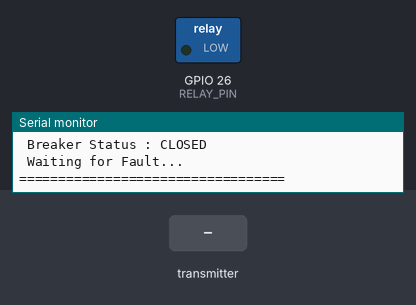
The sketch below on a simulated ESP32. Shown: switched loads named in the sketch (green lamp = pin HIGH), the last lines printed to the serial monitor. The inputs (shaded band) are chosen by the test bench.

Above: at 1.2 s.
1.3 s: the transmitter starts sending fault = 1
At 2.1 s:
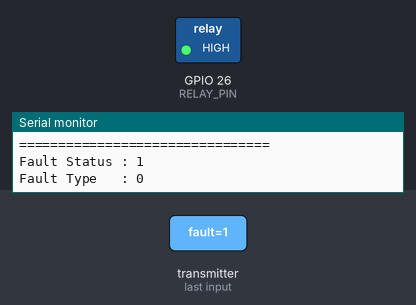
2.8 s: the transmitter starts sending fault = 0
Timing chart, 0 to 5.8 s (numbered marks = the images above; inputs shaded):
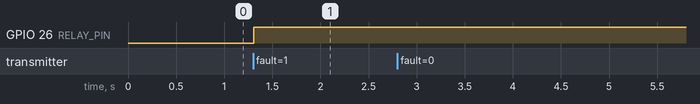

Measured:
- after the input at 1.3 s, GPIO 26 (RELAY_PIN): LOW → HIGH at once

The sketch:

breaker_unit.ino
```cpp
#include <WiFi.h>
#include <esp_now.h>

#define RELAY_PIN 26

typedef struct
{
  bool fault;
  int type;
} message;

message incomingData;

// Breaker status
bool breakerTripped = false;

// ESP-NOW Receive Callback
void onReceive(const esp_now_recv_info_t *recv_info,
               const uint8_t *data,
               int len)
{
  memcpy(&incomingData, data, sizeof(incomingData));

  Serial.println();
  Serial.println("================================");
  Serial.print("Fault Status : ");
  Serial.println(incomingData.fault);

  Serial.print("Fault Type   : ");
  Serial.println(incomingData.type);

  // Trip only once
  if (incomingData.fault && !breakerTripped)
  {
    breakerTripped = true;

    // Active LOW relay
    // HIGH = Relay OFF = Breaker TRIPPED
    digitalWrite(RELAY_PIN, HIGH);

    Serial.println("--------------------------------");
    Serial.println("BREAKER TRIPPED");

    switch (incomingData.type)
    {
      case 1:
        Serial.println("FAULT : LINE SNAP");
        break;

      case 2:
        Serial.println("FAULT : TILT DETECTED");
        break;

      case 3:
        Serial.println("FAULT : VIBRATION DETECTED");
        break;

      case 4:
        Serial.println("FAULT : OVERCURRENT");
        break;

      case 5:
        Serial.println("FAULT : MULTIPLE FAULTS");
        break;

      default:
        Serial.println("FAULT : UNKNOWN");
        break;
    }

    Serial.println();
    Serial.println(">>> Waiting for Manual Reset <<<");
    Serial.println("Restart ESP32 after inspection.");
  }
  else if (!incomingData.fault)
  {
    Serial.println("System Normal");
  }
}

void setup()
{
  Serial.begin(115200);

  pinMode(RELAY_PIN, OUTPUT);

  // Active LOW relay
  // LOW = Relay ON = Breaker Closed
  digitalWrite(RELAY_PIN, LOW);

  Serial.println();
  Serial.println("==================================");
  Serial.println(" Smart Breaker Unit Started");
  Serial.println(" Breaker Status : CLOSED");
  Serial.println(" Waiting for Fault...");
  Serial.println("==================================");

  WiFi.mode(WIFI_STA);

  if (esp_now_init() != ESP_OK)
  {
    Serial.println("ESP-NOW Initialization Failed!");
    return;
  }

  esp_now_register_recv_cb(onReceive);
}

void loop()
{
  // Nothing required
}
```
